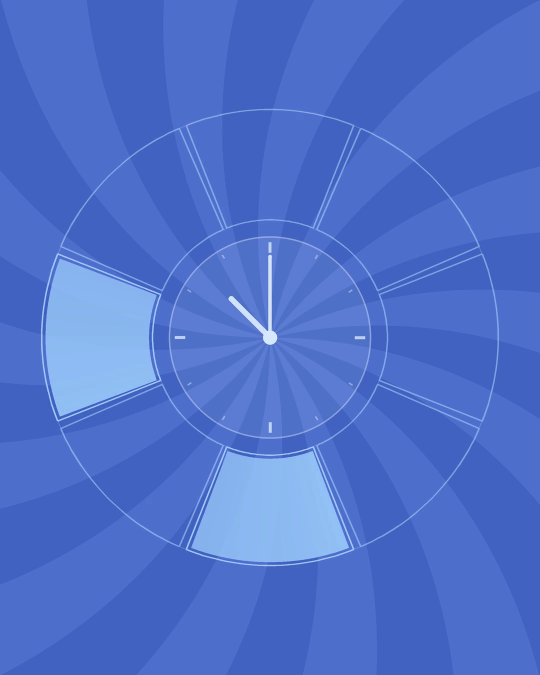
#> input picture PTIT_CTF_2026/Crypto/Signaling/script/states/state_02_frame_053.png, 1080 x 1350 px (shown at 1/2 size); its folder holds only this picture in this run
$ python detect_dial.py
#> lines starting #> are read from the running program, lines starting #| are printed output that depends on the picture; after the words box and inside, x2 and y2 are one past the last pixel; in counts of white or black regions, pixels touching at a corner belong together
#> in main, img is the input picture: shape (1350, 1080, 3); mean B, G, R 203.1, 112.4, 79.3
#!/usr/bin/env python3
"""
Analyze the 48 state frames to detect the rotary dial hand position.
The dial has numbers 0-9 and the hand points to different positions.
"""
import cv2
import numpy as np
import os
import glob

# [177 lines left out: functions find_dial_hand_angle, find_hand_angle_hough, analyze_with_template, get_radial_profile, not called in this run]


def detect_hand_by_color_segmentation(img):
    """
    Detect the hand/pointer by looking for distinctive colored regions
    that extend from center outward.
    """
    h, w = img.shape[:2]
#> h = 1350; w = 1080
    cx, cy = w // 2, h // 2
#> cx = 540; cy = 675

    hsv = cv2.cvtColor(img, cv2.COLOR_BGR2HSV)
#> hsv: shape (1350, 1080, 3); mean H, S, V 112, 156.5, 203.1

    # The hand appears to be a yellow/orange color
    # Let's try a range
    lower = np.array([10, 80, 150])
    upper = np.array([40, 255, 255])
    mask = cv2.inRange(hsv, lower, upper)
#> mask: shape (1350, 1080); every value is 0

    # Also try to find a bright white/light colored hand
    mask2 = cv2.inRange(hsv, np.array([0, 0, 180]), np.array([180, 40, 255]))
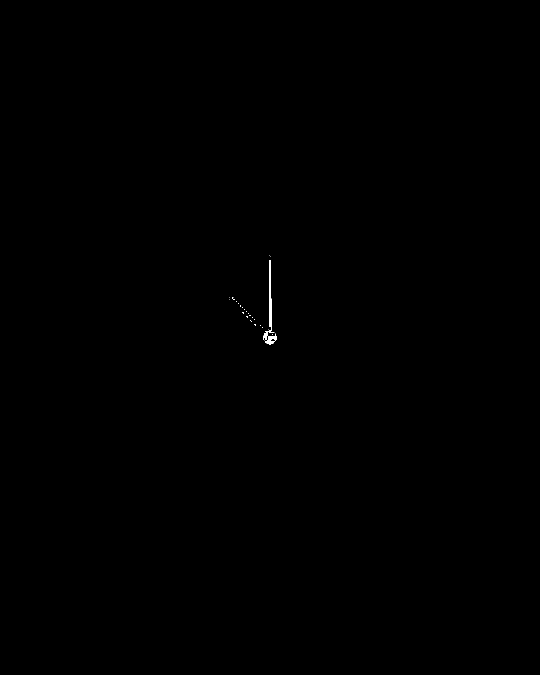
#> mask2: shape (1350, 1080) (shown at 1/2 size); 0.08% white; 26 white regions (25 under 20 px), largest, box (x1, y1, x2, y2) and area: (527, 520, 554, 689) 1012
    mask = cv2.bitwise_or(mask, mask2)

    # Dilate to connect nearby pixels
    kernel = np.ones((5, 5), np.uint8)
    mask = cv2.dilate(mask, kernel, iterations=2)
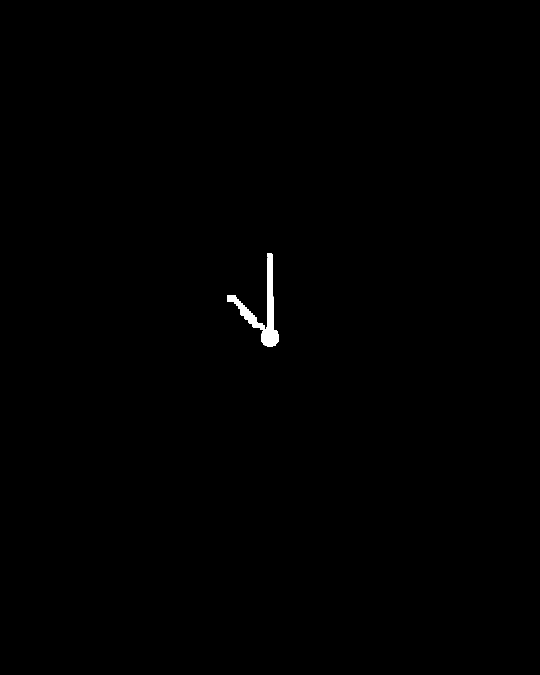
#> mask: shape (1350, 1080) (shown at 1/2 size); 0.3% white; 1 white region

    # Find contours
    contours, _ = cv2.findContours(mask, cv2.RETR_EXTERNAL, cv2.CHAIN_APPROX_SIMPLE)
#> contours = 1 contour; box (x1, y1, x2, y2) and area: (454, 506, 558, 693) 4044

    if not contours:
        return None

    # For each contour, check if it extends from center outward
    best_contour = None
    best_score = -1

    for cnt in contours:
        area = cv2.contourArea(cnt)
        if area < 100:
            continue

        # Get centroid
        M = cv2.moments(cnt)
        if M["m00"] == 0:
            continue

        mx = M["m10"] / M["m00"]
        my = M["m01"] / M["m00"]

        # Distance from center
        dist = np.sqrt((mx - cx)**2 + (my - cy)**2)

        # Score: prefer contours that are far from center (hand extends outward)
        # but not too far
        if 30 < dist < min(h, w) // 3:
            score = area * dist
            if score > best_score:
                best_score = score
                best_contour = cnt
#> this loop made 1 pass
#> (area, mx, my, dist, score, best_score) on pass 1: (4044.5, 524.1, 620.2, 57.06, 230792.7, 230792.7)
#> after the loop, best_contour = contour of 143 points, box (x1, y1, x2, y2) (454, 506, 558, 693), area 4044; best_score = 230792.7

    if best_contour is None:
        return None

    M = cv2.moments(best_contour)
#> M = moments, m00 4044.5, centre m10/m00, m01/m00 = (524.1, 620.2)
    mx = int(M["m10"] / M["m00"])
#> mx = 524
    my = int(M["m01"] / M["m00"])
#> my = 620

    angle = np.degrees(np.arctan2(my - cy, mx - cx))
#> angle = -106.2
    angle = (angle + 360) % 360
#> angle = 253.8

    return angle


def main():
    states_dir = '/home/light/Workspace/CTF/PTIT_CTF_2026/Crypto/Signaling/script/states'

    # Get all state images
    state_files = sorted(glob.glob(os.path.join(states_dir, 'state_*.png')))
    print(f"Found {len(state_files)} state images")

    angles = []
    for sf in state_files:
        img = cv2.imread(sf)
        if img is None:
            print(f"Failed to read {sf}")
            continue

        # Try color-based detection
        angle = detect_hand_by_color_segmentation(img)
#> angle = 253.8

        if angle is None:
            # Fallback to Hough lines
            angle = find_hand_angle_hough(img)

        basename = os.path.basename(sf)
        if angle is not None:
            angles.append((basename, angle))
            print(f"{basename}: angle = {angle:.1f} degrees")
#| state_02_frame_053.png: angle = 253.8 degrees
        else:
            angles.append((basename, None))
            print(f"{basename}: could not detect hand")

    # Now let's see if there's a pattern
    print("\n--- Angle analysis ---")
    valid_angles = [a for _, a in angles if a is not None]
#> valid_angles = [253.8]
    if valid_angles:
        print(f"Min angle: {min(valid_angles):.1f}")
#| Min angle: 253.8
        print(f"Max angle: {max(valid_angles):.1f}")
#| Max angle: 253.8
        print(f"Mean angle: {np.mean(valid_angles):.1f}")
#| Mean angle: 253.8

        # Cluster angles to find discrete positions
        # A rotary phone has 10 positions (0-9)
        # Let's see what angles we get
        print("\nAll angles sorted:")
        for name, angle in sorted(angles, key=lambda x: x[1] if x[1] is not None else 999):
            if angle is not None:
                print(f"  {name}: {angle:.1f}")
#> this loop made 1 pass
#> (name, angle) on pass 1: ('state_02_frame_053.png', 253.8)
#|   state_02_frame_053.png: 253.8


if __name__ == '__main__':
    main()
